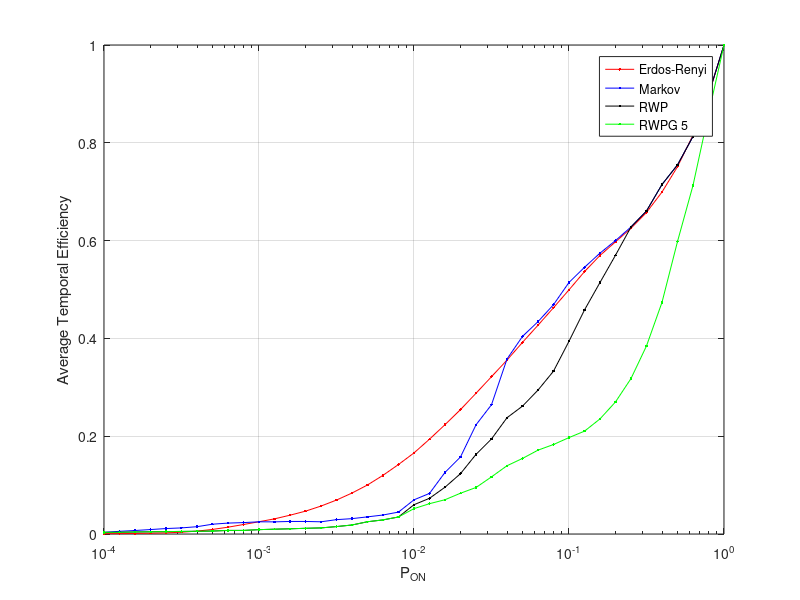

Recreate this plot in MATLAB.
%  read labels and x-y data
load ErdosRenyiTemporalMetricsPlots_100.dat;     %  read data into the my_xy matrix
Prob = ErdosRenyiTemporalMetricsPlots_100(:,2);     %  copy first column of my_xy into x
EffSim = ErdosRenyiTemporalMetricsPlots_100(:,3);     %  and second column into y

load MarkovTemporalMetricsPlots_PON.dat;     %  read data into the my_xy matrix
EffSim1 = MarkovTemporalMetricsPlots_PON(:,3);     %  and second column into y

load MarkovTemporalMetricsPlots_RWP.dat;     %  read data into the my_xy matrix
EffSim2 = MarkovTemporalMetricsPlots_RWP(:,3);     %  and second column into y

load MarkovTemporalMetricsPlots_RWPG.dat;     %  read data into the my_xy matrix
EffSim3 = MarkovTemporalMetricsPlots_RWPG(:,3);     %  and second column into y

semilogx(Prob,EffSim,'r.-',Prob,EffSim1,'b.-',Prob,EffSim2,'k.-',Prob,EffSim3,'g.-');
xlabel('P_{ON}');           % add axis labels and plot title
ylabel('Average Temporal Efficiency');
axis([0.0001 1.000 0.0 1.000],[0.0001 1.000 0.0 1.000],[0.0001 1.000 0.0 1.000],[0.0001 1.000 0.0 1.000]);
set(gca,'XScale','log','XGrid','on','YGrid','on','XMinorGrid','off');
%set(gca,'gridlinestyle','--')
%grid on;
legend('Erdos-Renyi','Markov','RWP','RWPG 5');

%title('Mean monthly precipitation at Portland International Airport');
%plot(Prob,EffSim,'bx-',Prob,EffTheor,'ro-');     %  plot precip vs. month with circles